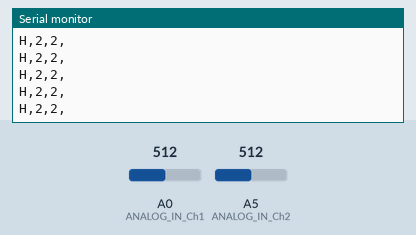
A sketch run on a simulated Arduino Uno, built with avr-gcc and run on an emulated ATmega328P. Parts: the last lines printed to the serial monitor. Inputs (shaded band) come from the test bench; at power-on: A0 (ANALOG_IN_Ch1) = 512, A5 (ANALOG_IN_Ch2) = 512.

Above: at 1.2 s.
1.3 s: A0 (ANALOG_IN_Ch1) set to 716
At 1.31 s:
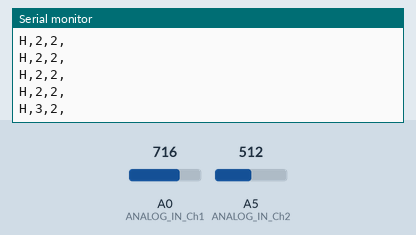
2.8 s: A5 (ANALOG_IN_Ch2) set to 716
At 2.82 s:
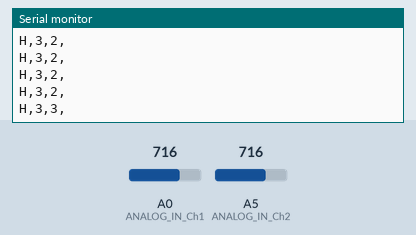
4.3 s: A0 (ANALOG_IN_Ch1) set to 900
At 4.33 s:
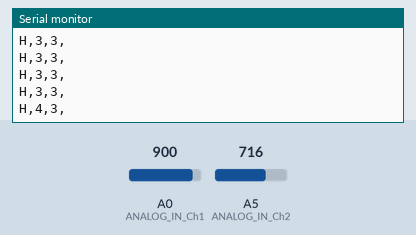
5.8 s: A5 (ANALOG_IN_Ch2) set to 900
At 5.83 s:
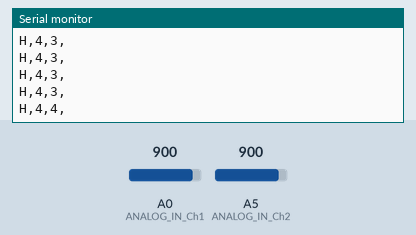
Timing chart, 0 to 8.3 s (numbered marks = the images above; inputs shaded):
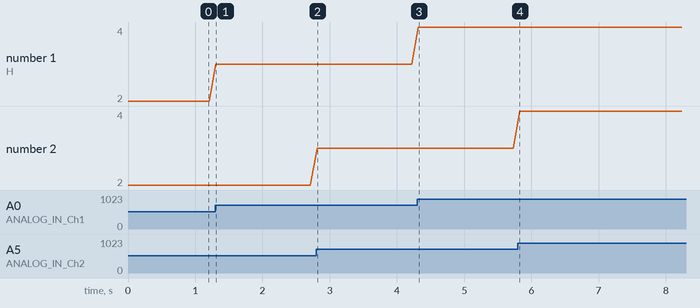

The sketch:

oscilloscope1ch.ino
```cpp
/*BEGINNER'S ELECTRONIC KIT, BY  AAQUILA(EDM12B001)
 *                               ASHA(EDM12B003)
 *                               PRAVALLIKA(EDM12B004)
 * CODE FOR OSCILLOSCOPE
*/


/* CommaDelimitedOutput sketch */
#define ANALOG_IN_Ch1 0
#define ANALOG_IN_Ch2 5


void setup()
{
  Serial.begin(250000);
}
void loop()
{// Declaration
//int* val1 = 0;
//int myarraySize = 5;

// Allocation (let's suppose size contains some value discovered at runtime,
// e.g. obtained from some external source)
//if (val1 != 0) {
 //   val1 = (int*) realloc(val1, myarraySize * sizeof(int));
//}
//else {
 //   val1 = (int*) malloc(size * sizeof(int));
//}


  //int i=0;
  int val1 = analogRead(ANALOG_IN_Ch1); /* Reads values from analog Pin0 = Channel1 */
  int val2 = analogRead (ANALOG_IN_Ch2); /* Reads values from analog Pin1 = Channel2 */
 int amp1=(.0048*val1)+ .0984;
 int amp2=(.0048*val2)+ .0984;
 //int amp1=(.0008*val1)+ .0056;
 //int amp2=(.0008*val2)+ .0056;


  Serial.print('H'); /* Unique header to identify start of message */
  Serial.print(",");
  Serial.print((amp1), DEC);
  Serial.print(",");
  Serial.print((amp2), DEC);
  Serial.print(",");  /* Note that a comma is sent after the last field */
  //Serial.println(amp,DEC);
  // Serial.print(",");
  Serial.println();  /* send a cr/lf */
  delay(100); //This may be able to be faster than 50ms
 //i++;
}
```

Measured:
- after the input at 1.3 s, the serial monitor: prints a new line at once (image 1)
- after the input at 2.8 s, the serial monitor: prints a new line at once (image 2)
- after the input at 4.3 s, the serial monitor: prints a new line at once (image 3)
- after the input at 5.8 s, the serial monitor: prints a new line at once (image 4)
- plotted number 1: 2 → 3 after the input at 1.3 s, 3 → 4 after the input at 4.3 s
